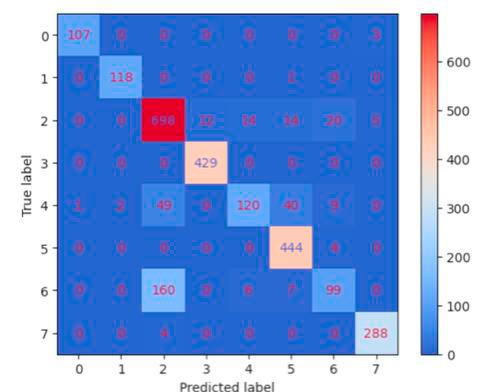
#> input picture FYP/Extracted/image_page10_img1.jpeg, 490 x 392 px
$ python -i image_processing.py   (imports and definitions only)
#> lines starting #> are read from the running program, lines starting #| are printed output that depends on the picture
### slidegen/config.py
"""Central configuration. Every tunable lives here; nothing else hard-codes paths or model names."""
from __future__ import annotations

import os
from dataclasses import dataclass, field
from pathlib import Path


def _env(name: str, default: str) -> str:
    return os.environ.get(name, default)


@dataclass(frozen=True)
class Settings:
    # --- models (Ollama) -------------------------------------------------
    text_model: str = field(default_factory=lambda: _env("SLIDEGEN_TEXT_MODEL", "llama3.1"))
    vision_model: str = field(default_factory=lambda: _env("SLIDEGEN_VISION_MODEL", "llava"))
    # Embedding model for the dense (Chroma) index. If it is not installed the pipeline falls back to BM25;
    # run `ollama pull nomic-embed-text` to enable dense retrieval.
    embed_model: str = field(default_factory=lambda: _env("SLIDEGEN_EMBED_MODEL", "nomic-embed-text"))
    ollama_host: str = field(default_factory=lambda: _env("OLLAMA_HOST", "http://localhost:11434"))
    llm_timeout_s: float = 300.0
    llm_retries: int = 2

    # --- document parsing / RAG -----------------------------------------
    chunk_chars: int = 900
    chunk_overlap_chars: int = 150
    retrieval_top_k: int = 6
    context_char_budget: int = 4500

    # --- image extraction ------------------------------------------------
    min_image_side_px: int = 120         # drops logos / icons / rules
    min_image_area_px: int = 20_000
    black_image_mean: float = 12.0       # mean brightness (0-255) below which an image counts as blank
    analysis_long_side_px: int = 1024    # size handed to LLaVA
    denoise_strength: int = 3            # cv2 fastNlMeans "h"; 0 disables denoising

    # --- slides ----------------------------------------------------------
    max_bullets_per_slide: int = 5
    max_bullet_words: int = 28


DEFAULT_SETTINGS = Settings()
REPO_ROOT = Path(__file__).resolve().parent.parent

### slidegen/image_processing.py
"""Stage 2b - "Image Extraction" box of the pipeline: Image Processing -> Image Denoising -> Image Enhancement.

The processed copy is what LLaVA sees. The untouched original is what goes on the slide.
"""
from __future__ import annotations

from pathlib import Path

import cv2
import numpy as np
from PIL import Image

from .config import DEFAULT_SETTINGS, Settings
from .models import ExtractedImage

MIN_LONG_SIDE = 640


def process_image(img: Image.Image, target_long_side: int) -> Image.Image:
    """Normalise mode (alpha -> white background, CMYK/P/L -> RGB) and bring the size into a sane range."""
    if img.mode in ("RGBA", "LA") or (img.mode == "P" and "transparency" in img.info):
        rgba = img.convert("RGBA")
        canvas = Image.new("RGBA", rgba.size, (255, 255, 255, 255))
        img = Image.alpha_composite(canvas, rgba).convert("RGB")
    else:
        img = img.convert("RGB")
    long_side = max(img.size)
    if long_side < MIN_LONG_SIDE:                       # small figures: upsample so text becomes legible
        scale = min(MIN_LONG_SIDE / long_side, 4.0)
    elif long_side > target_long_side:
        scale = target_long_side / long_side
    else:
        return img
    return img.resize((max(1, round(img.width * scale)), max(1, round(img.height * scale))), Image.LANCZOS)


def denoise_image(arr: np.ndarray, strength: int) -> np.ndarray:
    """Non-local-means denoising; mild by default so thin plot lines and small text survive."""
    if strength <= 0:
        return arr
    return cv2.fastNlMeansDenoisingColored(arr, None, strength, strength, 7, 21)


def enhance_image(arr: np.ndarray) -> np.ndarray:
    """CLAHE on the lightness channel (local contrast) followed by a light unsharp mask (crisper edges/text)."""
    lab = cv2.cvtColor(arr, cv2.COLOR_RGB2LAB)
#> lab: shape (392, 490, 3); mean of channels 0, 1, 2 170.9, 139.2, 95.7
    l, a, b = cv2.split(lab)
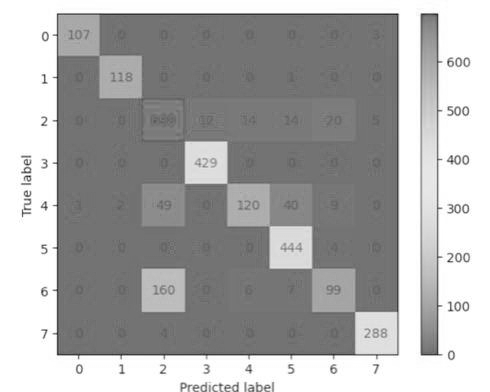
#> l: shape (392, 490); min 25, max 255, mean 170.9
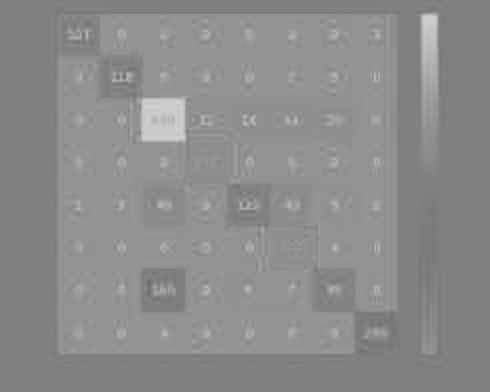
#> a: shape (392, 490); min 108, max 208, mean 139.2
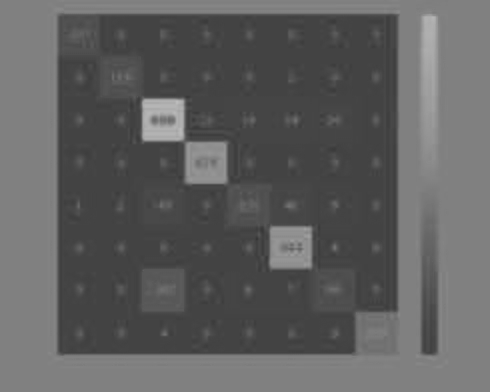
#> b: shape (392, 490); min 54, max 189, mean 95.7
    l = cv2.createCLAHE(clipLimit=2.0, tileGridSize=(8, 8)).apply(l)
    out = cv2.cvtColor(cv2.merge((l, a, b)), cv2.COLOR_LAB2RGB)
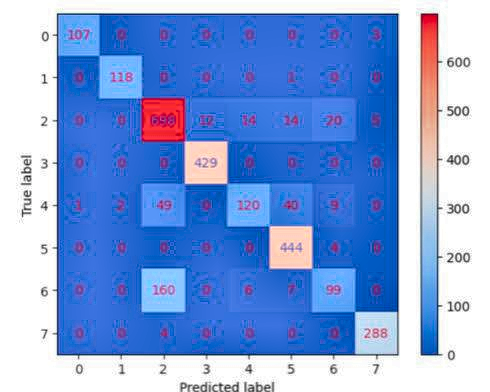
#> out: shape (392, 490, 3); mean R, G, B 128.7, 161.2, 219.3
    blurred = cv2.GaussianBlur(out, (0, 0), 1.2)
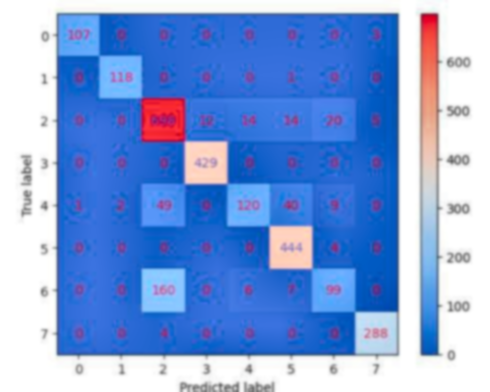
#> blurred: shape (392, 490, 3); mean R, G, B 128.7, 161.2, 219.3
    return cv2.addWeighted(out, 1.6, blurred, -0.6, 0)


def prepare_for_analysis(image: ExtractedImage, out_dir: Path, settings: Settings = DEFAULT_SETTINGS) -> ExtractedImage:
    out_dir.mkdir(parents=True, exist_ok=True)
    with Image.open(image.path) as src:
        processed = process_image(src, settings.analysis_long_side_px)
    arr = enhance_image(denoise_image(np.asarray(processed), settings.denoise_strength))
    out_path = out_dir / f"{Path(image.path).stem}.png"
    Image.fromarray(arr).save(out_path)
    image.processed_path = str(out_path)
    return image

>>> import cv2
>>> picture = cv2.cvtColor(cv2.imread('../FYP/Extracted/image_page10_img1.jpeg'), cv2.COLOR_BGR2RGB)
>>> result = enhance_image(picture)
